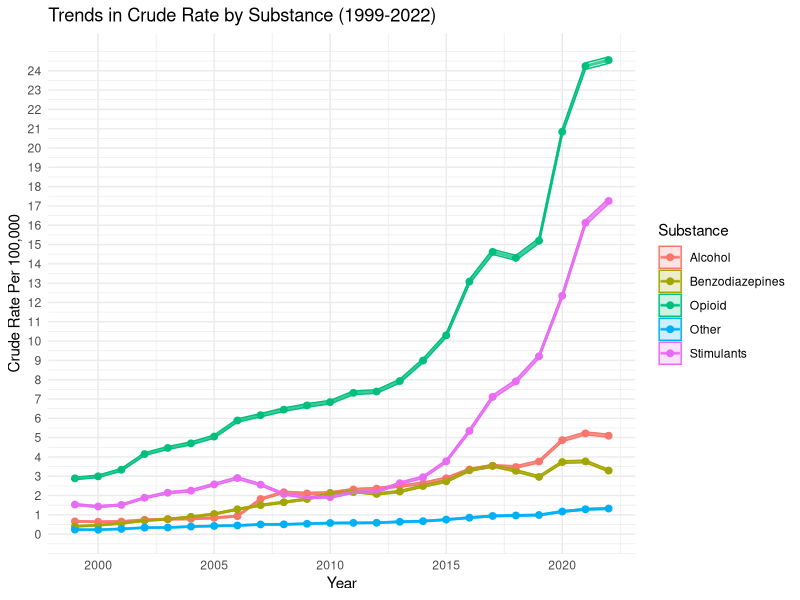
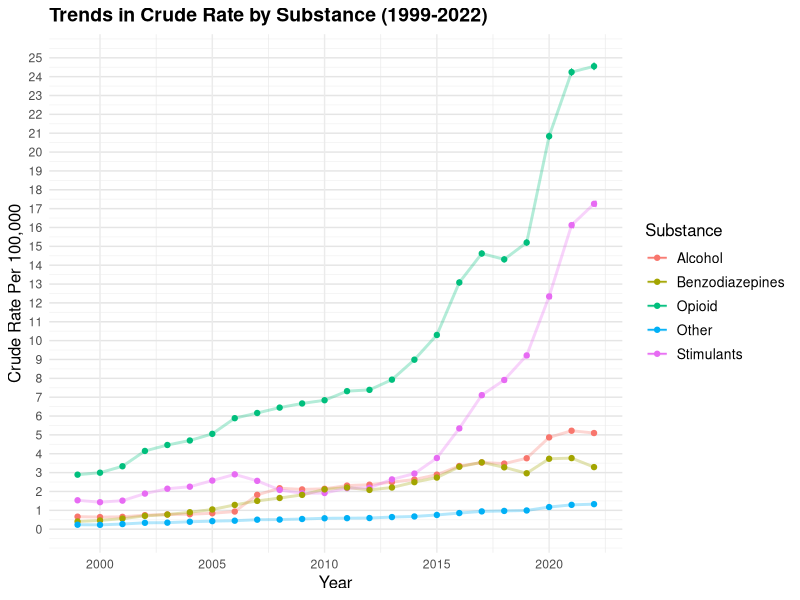
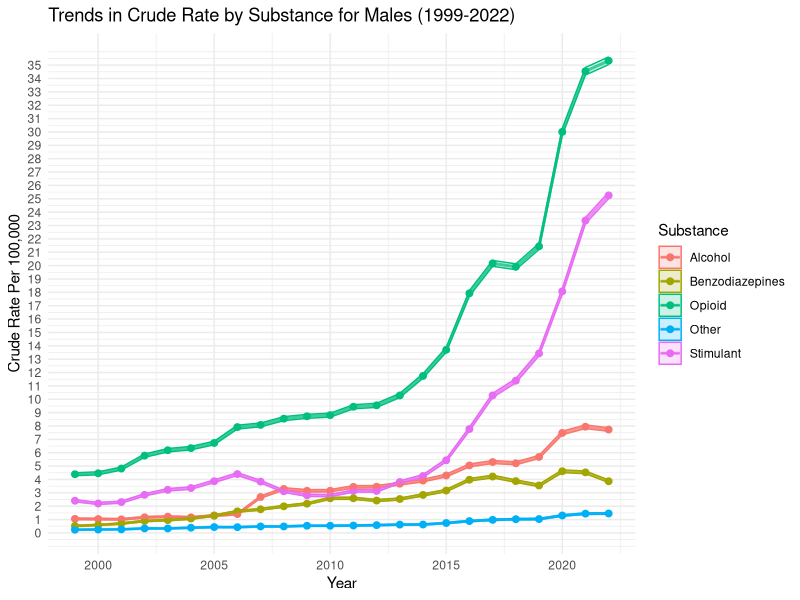
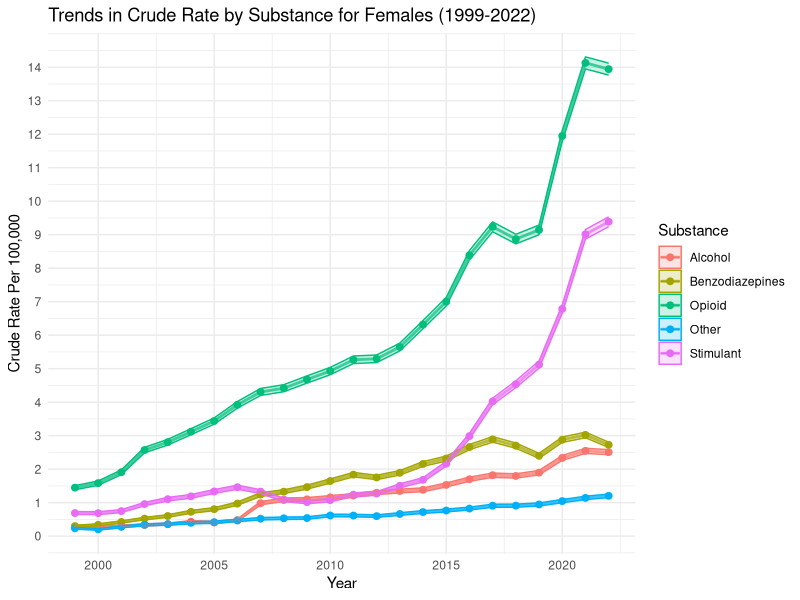
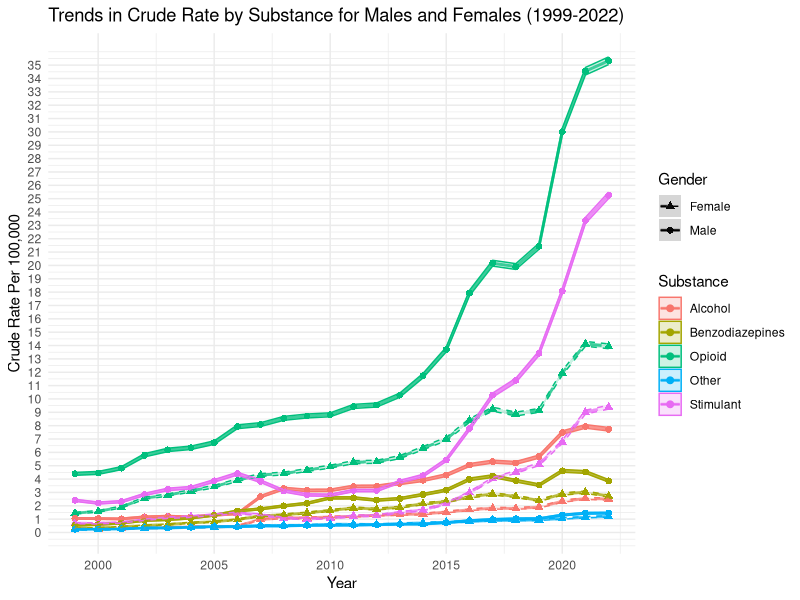
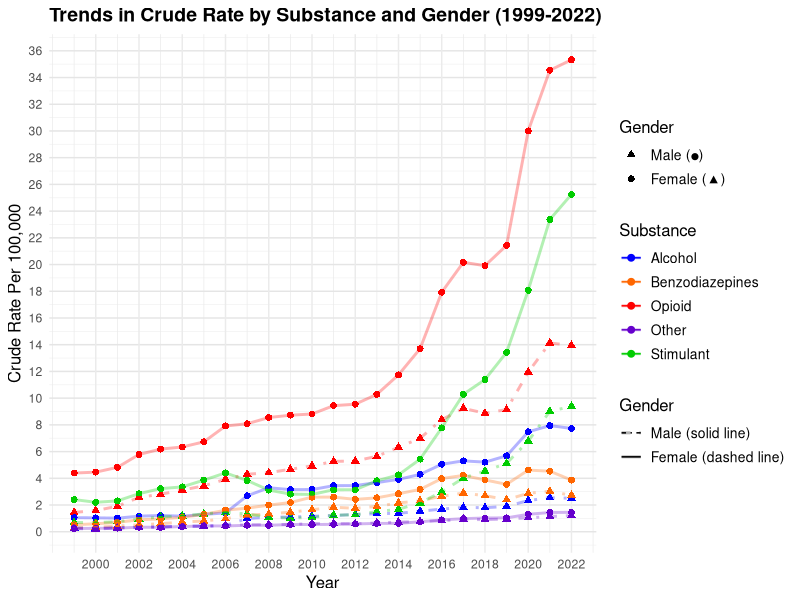

The R source for these figures, in order:
## ---- chunk 1
# Load necessary libraries
library(readxl)
library(ggplot2)

# Load the data from the Excel file
data <- read_excel("Figure data.xlsx", sheet = "Year")

# Filter the data for the required substances
substances <- c("Opioid", "Alcohol", "Stimulants", "Benzodiazepines", "Other")
filtered_data <- subset(data, Substances %in% substances)

# Create the trend line plot with points, 95% CI, and error bars using ggplot2
ggplot(filtered_data, aes(x = Year, y = `Crude Rate`, color = Substances)) +
  geom_line(size = 1, alpha = 0.7) +
  geom_point(size = 2) +
  geom_ribbon(aes(ymin = `Crude Rate Lower 95% Confidence Interval`, ymax = `Crude Rate Upper 95% Confidence Interval`, fill = Substances), alpha = 0.2) +
  geom_errorbar(aes(ymin = `Crude Rate` - `Crude Rate Standard Error`, ymax = `Crude Rate` + `Crude Rate Standard Error`), width = 0, size = 0.5) +
  labs(title = "Trends in Crude Rate by Substance (1999-2022)",
       x = "Year",
       y = "Crude Rate Per 100,000",
       color = "Substance",
       fill = "Substance") +
  scale_y_continuous(breaks = seq(0, max(filtered_data$`Crude Rate`, na.rm = TRUE), by = 1)) +
  theme_minimal()


## ---- chunk 2
# Load necessary libraries
library(readxl)
library(ggplot2)

# Load the data from the Excel file
data <- read_excel("Figure data.xlsx", sheet = "Year")

# Filter the data for the required substances
substances <- c("Opioid", "Alcohol", "Stimulants", "Benzodiazepines", "Other")
filtered_data <- subset(data, Substances %in% substances)

# Create the trend line plot
ggplot(filtered_data, aes(x = Year, y = `Crude Rate`, color = Substances)) +
  # Add the connecting lines with 70% opacity
  geom_line(size = 1, alpha = 0.3) +  # Set line opacity to 30%
  # Add box plot style error bars
  geom_errorbar(aes(ymin = `Crude Rate Lower 95% Confidence Interval`, 
                    ymax = `Crude Rate Upper 95% Confidence Interval`),
                width = 0.2,    # Width of error bar caps
                position = position_dodge(0.2)) + # Avoid overlapping
  # Add points
  geom_point(size = 1.5) +
  # Set y-axis breaks to increment by 1
  scale_y_continuous(
    breaks = seq(0, ceiling(max(filtered_data$`Crude Rate`)), by = 1),
    limits = c(0, ceiling(max(filtered_data$`Crude Rate`)))
  ) +
  # Labels
  labs(title = "Trends in Crude Rate by Substance (1999-2022)",
       x = "Year",
       y = "Crude Rate Per 100,000",
       color = "Substance") +
  # Theme customization
  theme_minimal() +
  theme(
    plot.title = element_text(size = 14, face = "bold"),
    axis.title = element_text(size = 12),
    legend.title = element_text(size = 12),
    legend.text = element_text(size = 10),
    legend.position = "right",
    panel.grid.major.y = element_line(color = "gray90"),
    panel.grid.minor.y = element_line(color = "gray95"))


## ---- chunk 3
# Load necessary libraries
library(readxl)
library(ggplot2)

# Load the data from the Excel file
data <- read_excel("Figure data.xlsx", sheet = "Year")

# Filter the data for the required substances
substances <- c("Opioid", "Alcohol", "Stimulants", "Benzodiazepines", "Other")
filtered_data <- subset(data, Substances %in% substances)

# Create and save the plot
p <- ggplot(filtered_data, aes(x = Year, y = `Crude Rate`, color = Substances)) +
  geom_line(size = 1, alpha = 0.3) +
  geom_errorbar(aes(ymin = `Crude Rate Lower 95% Confidence Interval`, 
                    ymax = `Crude Rate Upper 95% Confidence Interval`),
                width = 0.2,
                position = position_dodge(0.2)) +
  geom_point(size = 1.5) +
  # 修改X轴为两年一个单位
  scale_x_continuous(breaks = seq(min(filtered_data$Year), 
                                max(filtered_data$Year), 
                                by = 2)) +
  scale_y_continuous(
    breaks = seq(0, ceiling(max(filtered_data$`Crude Rate`)), by = 1),
    limits = c(0, ceiling(max(filtered_data$`Crude Rate`)))
  ) +
  labs(title = "Trends in Crude Rate by Substance (1999-2022)",
       x = "Year",
       y = "Crude Rate Per 100,000",
       color = "Substance") +
  theme_minimal() +
  theme(
    plot.title = element_text(size = 14, face = "bold"),
    axis.title = element_text(size = 12),
    legend.title = element_text(size = 12),
    legend.text = element_text(size = 10),
    legend.position = "right",
    panel.grid.major.y = element_line(color = "gray90"),
    panel.grid.minor.y = element_line(color = "gray95")
  )

## ---- chunk 4
# Load necessary libraries
library(readxl)
library(ggplot2)

# Load the data from the Excel file
data <- read_excel("Figure data.xlsx", sheet = "Gender")

# Filter the data for the required substances
substances <- c("Opioid", "Alcohol", "Stimulant", "Benzodiazepines", "Other")
filtered_data <- subset(data, Substance %in% substances)

# Separate data by gender
male_data <- subset(filtered_data, Gender == "Male")
female_data <- subset(filtered_data, Gender == "Female")

# Create the trend line plot for males
ggplot(male_data, aes(x = Year, y = `Crude Rate`, color = Substance)) +
  geom_line(size = 1, alpha = 0.7) +
  geom_point(size = 2) +
  geom_ribbon(aes(ymin = `Crude Rate Lower 95% Confidence Interval`, ymax = `Crude Rate Upper 95% Confidence Interval`, fill = Substance), alpha = 0.2) +
  geom_errorbar(aes(ymin = `Crude Rate` - `Crude Rate Standard Error`, ymax = `Crude Rate` + `Crude Rate Standard Error`), width = 0, size = 0.5) +
  labs(title = "Trends in Crude Rate by Substance for Males (1999-2022)",
       x = "Year",
       y = "Crude Rate Per 100,000",
       color = "Substance",
       fill = "Substance") +
  scale_y_continuous(breaks = seq(0, max(male_data$`Crude Rate`, na.rm = TRUE), by = 1)) +
  theme_minimal()

# Create the trend line plot for females
ggplot(female_data, aes(x = Year, y = `Crude Rate`, color = Substance)) +
  geom_line(size = 1, alpha = 0.7) +
  geom_point(size = 2) +
  geom_ribbon(aes(ymin = `Crude Rate Lower 95% Confidence Interval`, ymax = `Crude Rate Upper 95% Confidence Interval`, fill = Substance), alpha = 0.2) +
  geom_errorbar(aes(ymin = `Crude Rate` - `Crude Rate Standard Error`, ymax = `Crude Rate` + `Crude Rate Standard Error`), width = 0, size = 0.5) +
  labs(title = "Trends in Crude Rate by Substance for Females (1999-2022)",
       x = "Year",
       y = "Crude Rate Per 100,000",
       color = "Substance",
       fill = "Substance") +
  scale_y_continuous(breaks = seq(0, max(female_data$`Crude Rate`, na.rm = TRUE), by = 1)) +
  theme_minimal()

## ---- chunk 5
# Load necessary libraries
library(readxl)
library(ggplot2)

# Load the data from the Excel file
data <- read_excel("Figure data.xlsx", sheet = "Gender")

# Filter the data for the required substances
substances <- c("Opioid", "Alcohol", "Stimulant", "Benzodiazepines", "Other")
filtered_data <- subset(data, Substance %in% substances)

# Create the trend line plot for males and females combined
ggplot(filtered_data, aes(x = Year, y = `Crude Rate`, color = Substance, shape = Gender, linetype = Gender)) +
  geom_line(size = 1, alpha = 0.7) +
  geom_point(size = 2) +
  geom_ribbon(aes(ymin = `Crude Rate Lower 95% Confidence Interval`, ymax = `Crude Rate Upper 95% Confidence Interval`, fill = Substance), alpha = 0.2) +
  geom_errorbar(aes(ymin = `Crude Rate` - `Crude Rate Standard Error`, ymax = `Crude Rate` + `Crude Rate Standard Error`), width = 0, size = 0.5) +
  scale_shape_manual(values = c("Male" = 16, "Female" = 17)) +  # Male as circle, Female as triangle
  scale_linetype_manual(values = c("Male" = "solid", "Female" = "dashed")) +  # Male as solid, Female as dashed
  labs(title = "Trends in Crude Rate by Substance for Males and Females (1999-2022)",
       x = "Year",
       y = "Crude Rate Per 100,000",
       color = "Substance",
       fill = "Substance",
       linetype = "Gender",
       shape = "Gender") +
  scale_y_continuous(breaks = seq(0, max(filtered_data$`Crude Rate`, na.rm = TRUE), by = 1)) +
  theme_minimal()

## ---- chunk 6
# Load necessary libraries
library(readxl)
library(ggplot2)

# Load the data from the Excel file
data <- read_excel("Figure data.xlsx", sheet = "Gender")

# Filter the data for the required substances
substances <- c("Opioid", "Alcohol", "Stimulant", "Benzodiazepines", "Other")
filtered_data <- subset(data, Substance %in% substances)

# Create the plot
p <- ggplot(filtered_data, aes(x = Year, y = `Crude Rate`, 
                         color = Substance,    # 按物质类型上色
                         shape = Gender,       # 按性别区分形状
                         linetype = Gender)) + # 按性别区分线型
  # 先画线
  geom_line(size = 1, alpha = 0.3) +  
  # 再画点
  geom_point(size = 2) +
  # 误差棒
  geom_errorbar(aes(ymin = `Crude Rate` - `Crude Rate Standard Error`, 
                    ymax = `Crude Rate` + `Crude Rate Standard Error`), 
                width = 0.2, 
                size = 0.5) +
  # 设置形状：男性圆点，女性三角形
  scale_shape_manual(values = c("Male" = 16, "Female" = 17),
                    labels = c("Male (●)", "Female (▲)")) +  
  # 设置线型：男性实线，女性三虚线
  scale_linetype_manual(values = c("Male" = "solid", "Female" = "3313"),
                       labels = c("Male (solid line)", "Female (dashed line)")) +  
  # 设置颜色
  scale_color_manual(values = c(
    "Opioid" = "#FF0000",          # 红色
    "Alcohol" = "#0000FF",         # 蓝色
    "Stimulant" = "#00CC00",      # 绿色
    "Benzodiazepines" = "#FF6600", # 橙色
    "Other" = "#6600CC"            # 紫色
  )) +
  # 设置x轴
  scale_x_continuous(
    breaks = seq(from = 2000, to = 2022, by = 2),
    limits = c(1999, 2022)
  ) +
  # 设置y轴
  scale_y_continuous(
    breaks = seq(0, ceiling(max(filtered_data$`Crude Rate`, na.rm = TRUE)), by = 2)
  ) +
  # 设置标签
  labs(title = "Trends in Crude Rate by Substance and Gender (1999-2022)",
       x = "Year",
       y = "Crude Rate Per 100,000",
       color = "Substance",
       shape = "Gender",
       linetype = "Gender") +
  theme_minimal() +
  theme(
    plot.title = element_text(size = 14, face = "bold"),
    axis.title = element_text(size = 12),
    legend.title = element_text(size = 12),
    legend.text = element_text(size = 10),
    legend.position = "right",
    panel.grid.major.y = element_line(color = "gray90"),
    panel.grid.minor.y = element_line(color = "gray95"))

# 导出为JPG
ggsave(
  filename = "gender_substance_trends.jpg",
  plot = p,
  width = 12,
  height = 8,
  dpi = 300,
  quality = 100
)
## ---- chunk 7
# Load necessary libraries
library(readxl)
library(ggplot2)

# Load the data from the Excel file
data <- read_excel("Figure data.xlsx", sheet = "Gender")

# Filter the data for the required substances
substances <- c("Opioid", "Alcohol", "Stimulant", "Benzodiazepines", "Other")
filtered_data <- subset(data, Substance %in% substances)

# Separate data by gender
male_data <- subset(filtered_data, Gender == "Male")
female_data <- subset(filtered_data, Gender == "Female")

# Create the male plot
male_plot <- ggplot(male_data, aes(x = Year, y = `Crude Rate`, color = Substance)) +
  geom_line(size = 1, alpha = 0.7) +
  geom_point(size = 2) +
  geom_ribbon(aes(ymin = `Crude Rate Lower 95% Confidence Interval`, 
                  ymax = `Crude Rate Upper 95% Confidence Interval`, 
                  fill = Substance), 
              alpha = 0.2) +
  geom_errorbar(aes(ymin = `Crude Rate` - `Crude Rate Standard Error`, 
                    ymax = `Crude Rate` + `Crude Rate Standard Error`), 
                width = 0, 
                size = 0.5) +
  scale_x_continuous(
    breaks = seq(from = 2000, to = 2022, by = 2),
    limits = c(1999, 2022)
  ) +
  scale_y_continuous(
    breaks = seq(0, ceiling(max(male_data$`Crude Rate`, na.rm = TRUE)), by = 2)
  ) +
  labs(title = "Trends in Crude Rate by Substance for Males (1999-2022)",
       x = "Year",
       y = "Crude Rate Per 100,000",
       color = "Substance",
       fill = "Substance") +
  theme_minimal() +
  theme(
    plot.title = element_text(size = 14, face = "bold"),
    axis.title = element_text(size = 12),
    legend.title = element_text(size = 12),
    legend.text = element_text(size = 10),
    legend.position = "right",
    panel.grid.major.y = element_line(color = "gray90"),
    panel.grid.minor.y = element_line(color = "gray95")
  )

# Create the female plot
female_plot <- ggplot(female_data, aes(x = Year, y = `Crude Rate`, color = Substance)) +
  geom_line(size = 1, alpha = 0.7) +
  geom_point(size = 2) +
  geom_ribbon(aes(ymin = `Crude Rate Lower 95% Confidence Interval`, 
                  ymax = `Crude Rate Upper 95% Confidence Interval`, 
                  fill = Substance), 
              alpha = 0.2) +
  geom_errorbar(aes(ymin = `Crude Rate` - `Crude Rate Standard Error`, 
                    ymax = `Crude Rate` + `Crude Rate Standard Error`), 
                width = 0, 
                size = 0.5) +
  scale_x_continuous(
    breaks = seq(from = 2000, to = 2022, by = 2),
    limits = c(1999, 2022)
  ) +
  scale_y_continuous(
    breaks = seq(0, ceiling(max(female_data$`Crude Rate`, na.rm = TRUE)), by = 2)
  ) +
  labs(title = "Trends in Crude Rate by Substance for Females (1999-2022)",
       x = "Year",
       y = "Crude Rate Per 100,000",
       color = "Substance",
       fill = "Substance") +
  theme_minimal() +
  theme(
    plot.title = element_text(size = 14, face = "bold"),
    axis.title = element_text(size = 12),
    legend.title = element_text(size = 12),
    legend.text = element_text(size = 10),
    legend.position = "right",
    panel.grid.major.y = element_line(color = "gray90"),
    panel.grid.minor.y = element_line(color = "gray95")
  )


